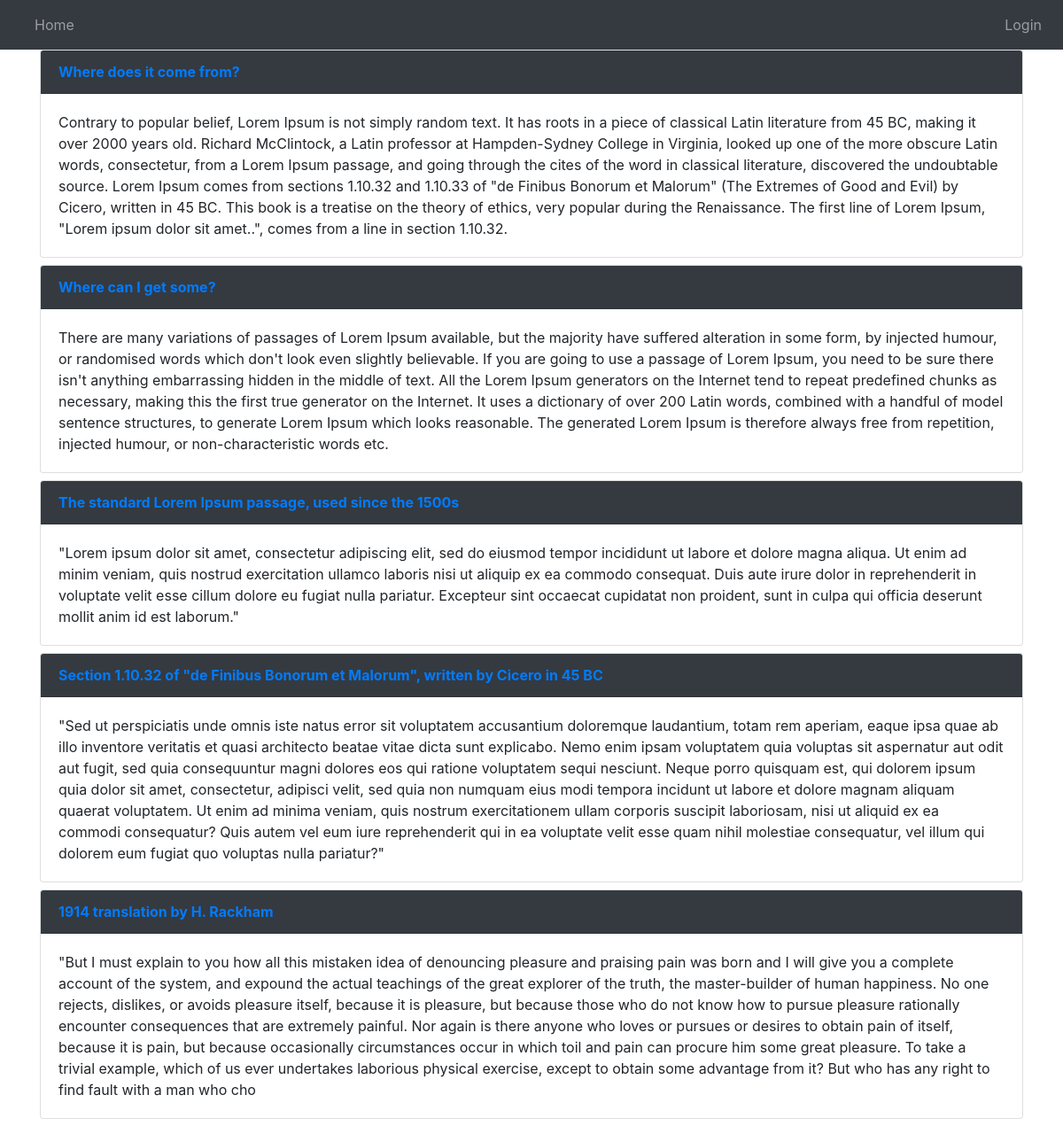
The page / on the database its author committed.
### blog/models.py (models this page shows, shortened)
class Post(models.Model):
    title = models.CharField(max_length=200)
    body = models.TextField()

### blog/views.py (the view)
# urls.py: path('', views.BlogListView.as_view(), name='home'),
class BlogListView(ListView):
    model = Post
    template_name = 'home.html'

### blog/templates/home.html
{% extends "base.html" %}
{% block content %}
  {% for post in object_list %}
<div class="card-deck mb-2">
    <div class="card">
        <div class="card-header bg-dark text-white">
            <span class="font-weight-bold"><a href="{% url 'post_detail' post.pk %}">{{ post.title }}</a></span>
        </div>
        <div class="card-body">
            <p class="card-text">{{ post.body }}</p>
        </div>
    </div>
</div>
  {%endfor %}
{% endblock %}

### blog/templates/base.html (shortened to what this page needs)
{% load static %}
<html lang="en">
<head>
    <link rel="stylesheet" href="{% static 'css/bootstrap.min.css' %}">
</head>
<body bgcolor="#dedede">
<nav class="navbar navbar-expand-sm navbar-dark bg-dark">
    <div class="container-fluid">
        <ul class="navbar-nav">
            <li class="nav-item">
                <a class="nav-link" href="/">Home</a>
            </li>
        </ul>
    </div>
    <div class="navbar-collapse collapse w-100 order-3 dual-collapse2">
        <ul class="navbar-nav ml-auto">
            <li class="nav-item">
                {% if user.is_authenticated %}
                    <li class="nav-item">
                         <a class="nav-link" href="{% url 'post_new' %}">Add Post</a>
                    </li>
                   <a class="nav-link" href="{% url 'logout' %}">Logout</a>
                {% else %}
                      <a class="nav-link" href="{% url 'login' %}">Login</a>
                {% endif %}
            </li>
        </ul>
    </div>
</nav>
<div class="container">
    {% block content %}
    {% endblock%}
</div>
</body>
</html>

### rows shown on the page
Post: title "Where does it come from?", body "Contrary to popular belief, Lorem Ipsum is not simply random text. It has roots in a piece of classical Latin literature from 45 BC, making it over 2000 years old. Richard McClintock, a Latin professor at Hampden-Sydney College in Virginia, looked up one of the more obscure Latin words, consectetur, from a Lorem Ipsum passage, and going through the cites of the word in classical literature, discovered the undoubtable source. Lorem Ipsum comes from sections 1.10.32 and 1.10.33 of \"de Finibus Bonorum et Malorum\" (The Extremes of Good and Evil) by Cicero, written in 45 BC. This book is a treatise on the theory of ethics, very popular during the Renaissance. The first line of Lorem Ipsum,…"
Post: title "Where can I get some?", body "There are many variations of passages of Lorem Ipsum available, but the majority have suffered alteration in some form, by injected humour, or randomised words which don't look even slightly believable. If you are going to use a passage of Lorem Ipsum, you need to be sure there isn't anything embarrassing hidden in the middle of text. All the Lorem Ipsum generators on the Internet tend to repeat predefined chunks as necessary, making this the first true generator on the Internet. It uses a dictionary of over 200 Latin words, combined with a handful of model sentence structures, to generate Lorem Ipsum which looks reasonable. The generated Lorem Ipsum is therefore always free from…"
Post: title "The standard Lorem Ipsum passage, used since the 1500s", body "\"Lorem ipsum dolor sit amet, consectetur adipiscing elit, sed do eiusmod tempor incididunt ut labore et dolore magna aliqua. Ut enim ad minim veniam, quis nostrud exercitation ullamco laboris nisi ut aliquip ex ea commodo consequat. Duis aute irure dolor in reprehenderit in voluptate velit esse cillum dolore eu fugiat nulla pariatur. Excepteur sint occaecat cupidatat non proident, sunt in culpa qui officia deserunt mollit anim id est laborum.\""
Post: title "Section 1.10.32 of \"de Finibus Bonorum et Malorum\", written by Cicero in 45 BC", body "\"Sed ut perspiciatis unde omnis iste natus error sit voluptatem accusantium doloremque laudantium, totam rem aperiam, eaque ipsa quae ab illo inventore veritatis et quasi architecto beatae vitae dicta sunt explicabo. Nemo enim ipsam voluptatem quia voluptas sit aspernatur aut odit aut fugit, sed quia consequuntur magni dolores eos qui ratione voluptatem sequi nesciunt. Neque porro quisquam est, qui dolorem ipsum quia dolor sit amet, consectetur, adipisci velit, sed quia non numquam eius modi tempora incidunt ut labore et dolore magnam aliquam quaerat voluptatem. Ut enim ad minima veniam, quis nostrum exercitationem ullam corporis suscipit laboriosam, nisi ut aliquid ex ea commodi…"
Post: title "1914 translation by H. Rackham", body "\"But I must explain to you how all this mistaken idea of denouncing pleasure and praising pain was born and I will give you a complete account of the system, and expound the actual teachings of the great explorer of the truth, the master-builder of human happiness. No one rejects, dislikes, or avoids pleasure itself, because it is pleasure, but because those who do not know how to pursue pleasure rationally encounter consequences that are extremely painful. Nor again is there anyone who loves or pursues or desires to obtain pain of itself, because it is pain, but because occasionally circumstances occur in which toil and pain can procure him some great pleasure. To take a trivial example,…"
